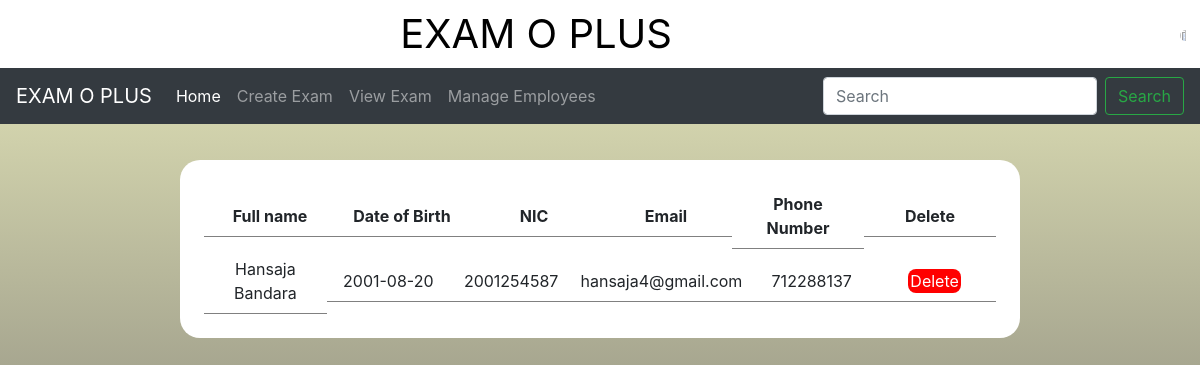
The page /manageemployee.php on the database its author committed.
### tables this page shows
CREATE TABLE `employeedetails` (
  `EmpID` int(20) NOT NULL,
  `Namewithintials` varchar(100) NOT NULL,
  `Fullname` varchar(100) NOT NULL,
  `DOB` date NOT NULL,
  `Gender` varchar(20) NOT NULL,
  `EmpAddress` varchar(100) NOT NULL,
  `EmpNIC` int(50) NOT NULL,
  `Email` text NOT NULL,
  `MobileNumber` int(10) NOT NULL,
  `Username` varchar(50) NOT NULL,
  `Password` varchar(100) NOT NULL,
  `profilepic` text NOT NULL DEFAULT '0',
  `usertype` varchar(100) NOT NULL DEFAULT 'user'
);

### manageemployee.php (the view, shortened to what this page needs)
<?php
include("partials/adminnav.php");
?>
<!DOCTYPE html>
<html lang="en">
<head>
    <link rel="stylesheet" href="CSS/manageuser.css?version=1.2">
</head>
<body>
    <section class="viewusermaincon33">
        <div class="usertablemaincontainer">
        <div class="usertabletoprow">
            <div class="utelement textbold">Full name</div>
            <div class="utelement textbold">Date of Birth</div>
            <div class="utelement textbold">NIC</div>
            <div class="utelement textbold">Email</div>
            <div class="utelement textbold">Phone Number</div>
            <div class="utelement textbold">Delete</div>
        </div>
        <?php
        $sql = "SELECT * FROM employeedetails WHERE usertype='user'";
        $stmt = $conn->prepare($sql);
        $stmt->execute();
        $result = $stmt->get_result();
        while($rows = $result->fetch_assoc()){
            $empid = $rows['EmpID'];
            $fname = $rows['Fullname'];
            $dob = $rows['DOB'];
            $nic = $rows['EmpNIC'];
            $email = $rows['Email'];
            $phone = $rows['MobileNumber'];
?>
        <div class="usertabletoprow">
            <div class="utelement"><?php echo $fname; ?></div>
            <div class="utelement"><?php echo $dob; ?></div>
            <div class="utelement"><?php echo $nic; ?></div>
            <div class="utelement"><?php echo $email; ?></div>
            <div class="utelement"><?php echo $phone; ?></div>
            <div class="utelement"><a href="#" onclick="deleteuser('<?php echo $empid;?>')">Delete</a></div>
        </div>
<?php
        }
        ?>
        </div>
    </section>
</body>
</html>

### CSS/index.css (style rules this page uses)
body { background-repeat: no-repeat; background-attachment: fixed; background-size: cover; background: #403B4A; background: -webkit-linear-gradient(to bottom, #E7E9BB, #403B4A); background: linear-gradient(to bottom, #E7E9BB, #403B4A); }

### CSS/main.css (style rules this page uses)
* { padding: 0; margin: 0; }

### CSS/manageuser.css (style rules this page uses)
.viewusermaincon33 { width: 100%; height: 100vh; margin: 20vh 0 0 0; }
.usertablemaincontainer { background-color: white; width: 70%; margin: 0 auto; border-radius: 20px; min-height: 20vh; padding: 2%; }
.usertabletoprow { justify-content: space-around; align-items: center; display: flex; }
.textbold { font-weight: bold; }
.utelement { border-bottom: 1px solid gray; width: 210px; text-align: center; padding: 1%; }
.utelement a { color: white; background-color: red; padding:2%; border-radius: 8px; }

### rows shown on the page
employeedetails: Fullname "Hansaja Bandara", DOB "2001-08-20", EmpNIC "2001254587", Email "hansaja4@gmail.com", MobileNumber "712288137"
